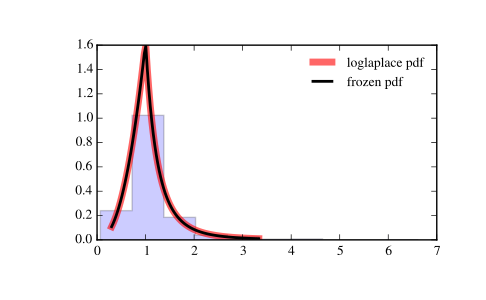

Write the Python code that produced this figure.
from scipy.stats import loglaplace
import matplotlib.pyplot as plt
fig, ax = plt.subplots(1, 1)

# Calculate a few first moments:

c = 3.25
mean, var, skew, kurt = loglaplace.stats(c, moments='mvsk')

# Display the probability density function (``pdf``):

x = np.linspace(loglaplace.ppf(0.01, c),
                loglaplace.ppf(0.99, c), 100)
ax.plot(x, loglaplace.pdf(x, c),
       'r-', lw=5, alpha=0.6, label='loglaplace pdf')

# Alternatively, the distribution object can be called (as a function)
# to fix the shape, location and scale parameters. This returns a "frozen"
# RV object holding the given parameters fixed.

# Freeze the distribution and display the frozen ``pdf``:

rv = loglaplace(c)
ax.plot(x, rv.pdf(x), 'k-', lw=2, label='frozen pdf')

# Check accuracy of ``cdf`` and ``ppf``:

vals = loglaplace.ppf([0.001, 0.5, 0.999], c)
np.allclose([0.001, 0.5, 0.999], loglaplace.cdf(vals, c))
# True

# Generate random numbers:

r = loglaplace.rvs(c, size=1000)

# And compare the histogram:

ax.hist(r, normed=True, histtype='stepfilled', alpha=0.2)
ax.legend(loc='best', frameon=False)
plt.show()
